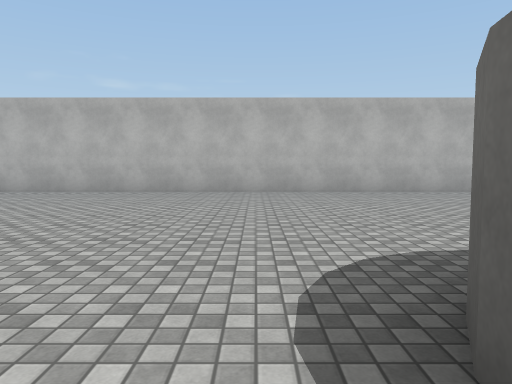
View 1 (above)

16 first-person views from a walk through a scene from a Unity 3-D project. The camera is 1.3 m above the floor, tilts 4° down and sees 70° across. The floor is counted in squares, 2 m on a side. Each view is taken from the middle of a square. On the plan, view 1 faces up. The plan holds only what a view shows up to about 11 squares ahead; the rest is blank. The place goes on beyond the plan. Surface patterns are stand-ins for the level's own textures.

View 2
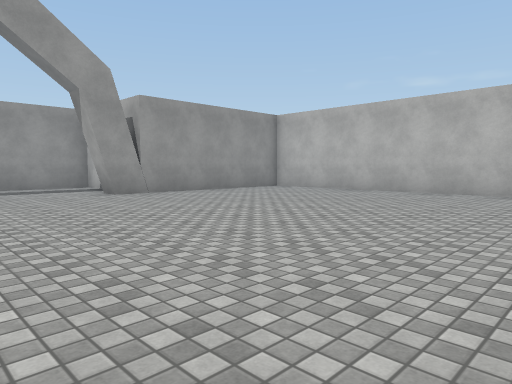

View 3
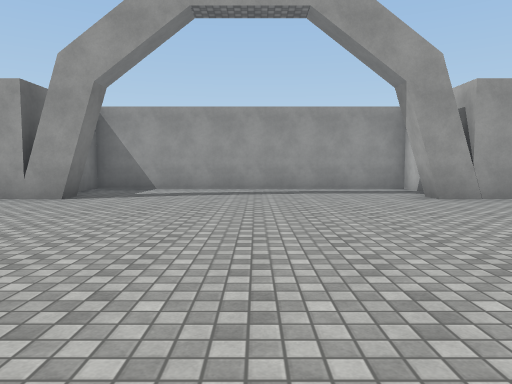

View 4
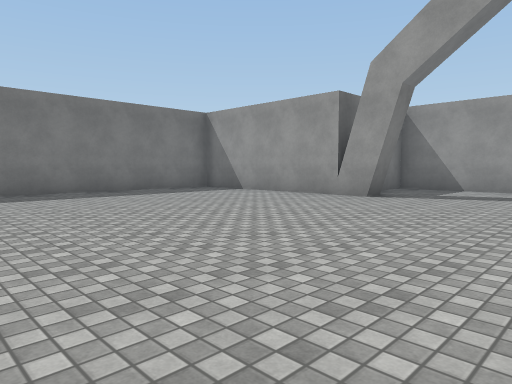

View 5
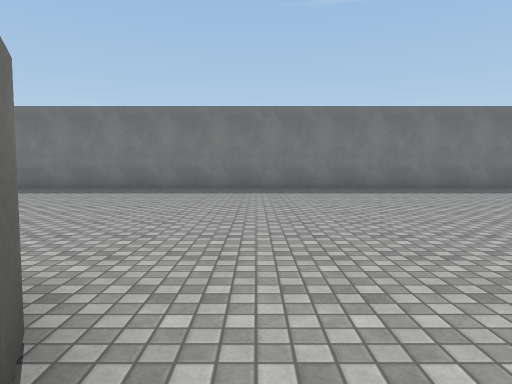

View 6
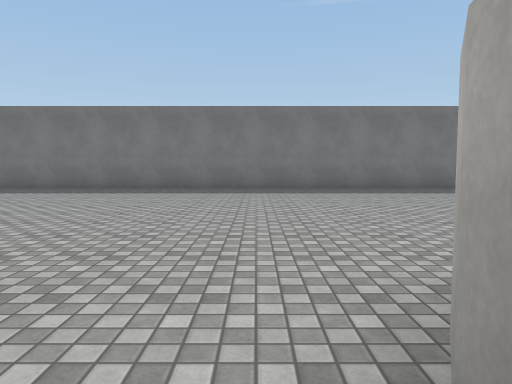

View 7
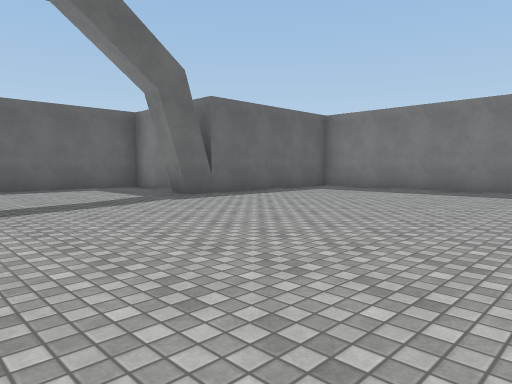

View 8
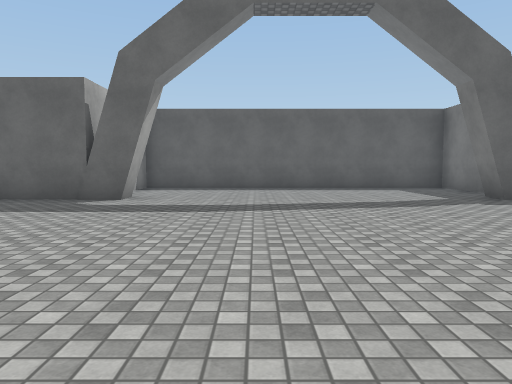

View 9
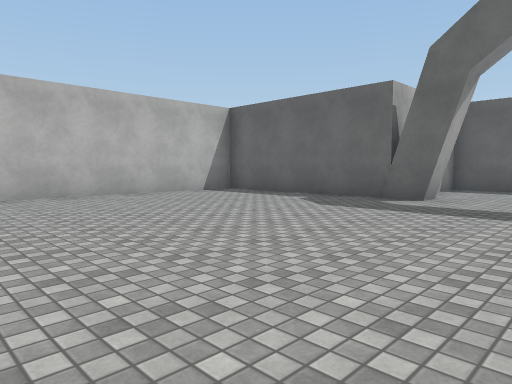

View 10
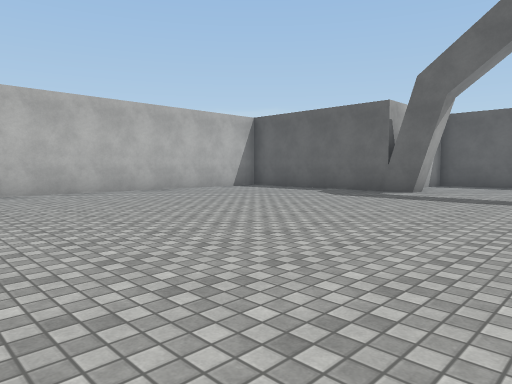

View 11
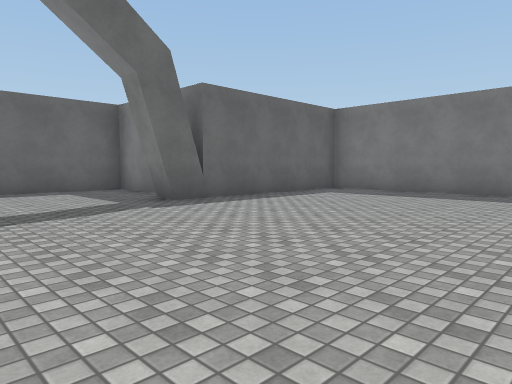

View 12
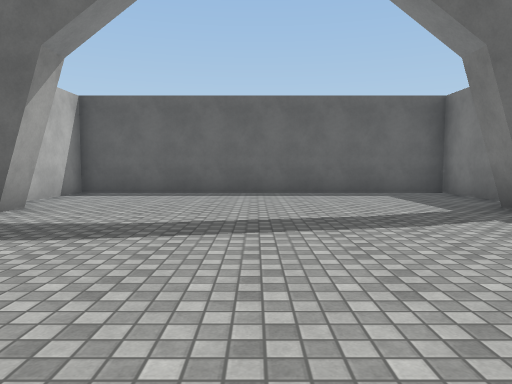

View 13
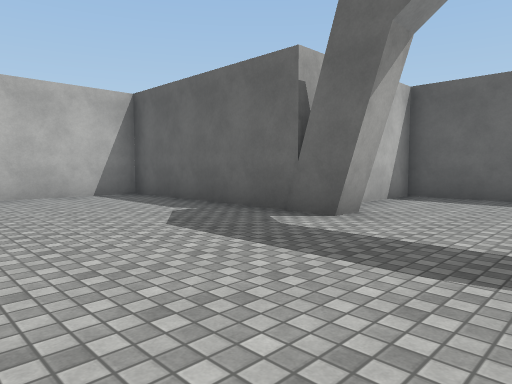

View 14
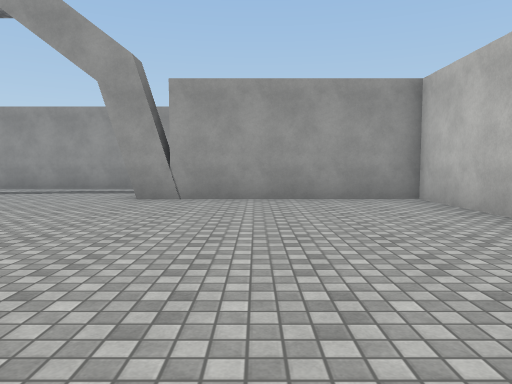

View 15
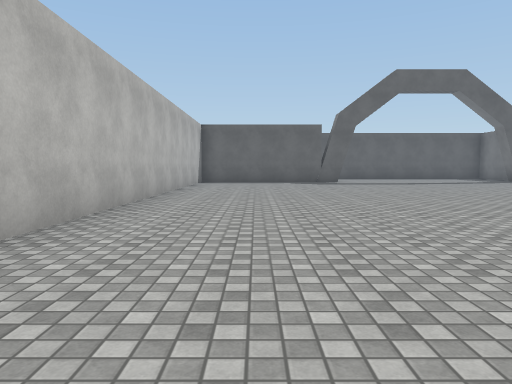

View 16
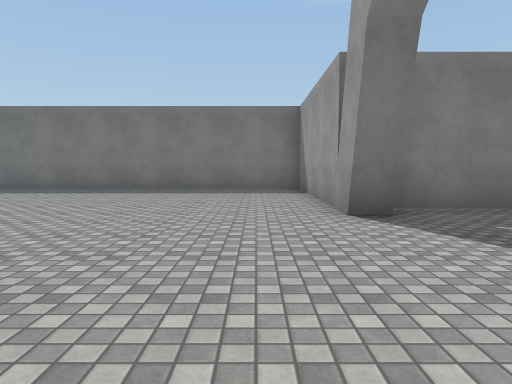

### Floor plan
Points are (right, up) in squares from view 1. A wall is a line through its corners. A room is listed if a view was taken in it or the views show most of it. See-through windows are left out.
Room 1 (views 1, 2, 3, 4, 5, 6, 7, 8, 9, 10, 11, 12, 13, 14, 15, 16)
walls: (0.9, -0.4) (0.6, 0.2); (3.5, 0.1) (3.2, -0.4); (0.6, 0.9) (0.9, 1.5); (-9.9, -3.7) (-9.2, -3.7) (-9.2, -9.5) (13.1, -9.5) (13.1, -3.7) (13.8, -3.7); (13.8, 3.5) (13.1, 3.5) (13.1, 9.2) (-9.2, 9.2) (-9.2, 3.5) (-9.9, 3.5); (14.9, -4.6) (17, -4.6) (17, 4.3) (14.9, 4.3); (-11.6, 4.3) (-12.6, 4.3) (-12.6, -4.6) (-10.1, -4.6)

Where each view was taken, in squares from view 1:
view 1: 0 up, 0 right, facing up
view 2: 0 up, 1 left, facing up-left
view 3: 0 up, 2 left, facing left
view 4: 0 up, 2 left, facing down-left
view 5: 1 up, 0 right, facing down
view 6: 1 up, 4 right, facing down
view 7: 1 up, 6 right, facing down-right
view 8: 1 up, 6 right, facing right
view 9: 1 up, 6 right, facing up-right
view 10: 0 up, 4 right, facing up-right
view 11: 0 up, 7 right, facing down-right
view 12: 0 up, 8 right, facing right
view 13: 1 up, 9 right, facing up-right
view 14: 6 up, 2 left, facing left
view 15: 7 up, 2 left, facing right
view 16: 1 up, 8 left, facing down
